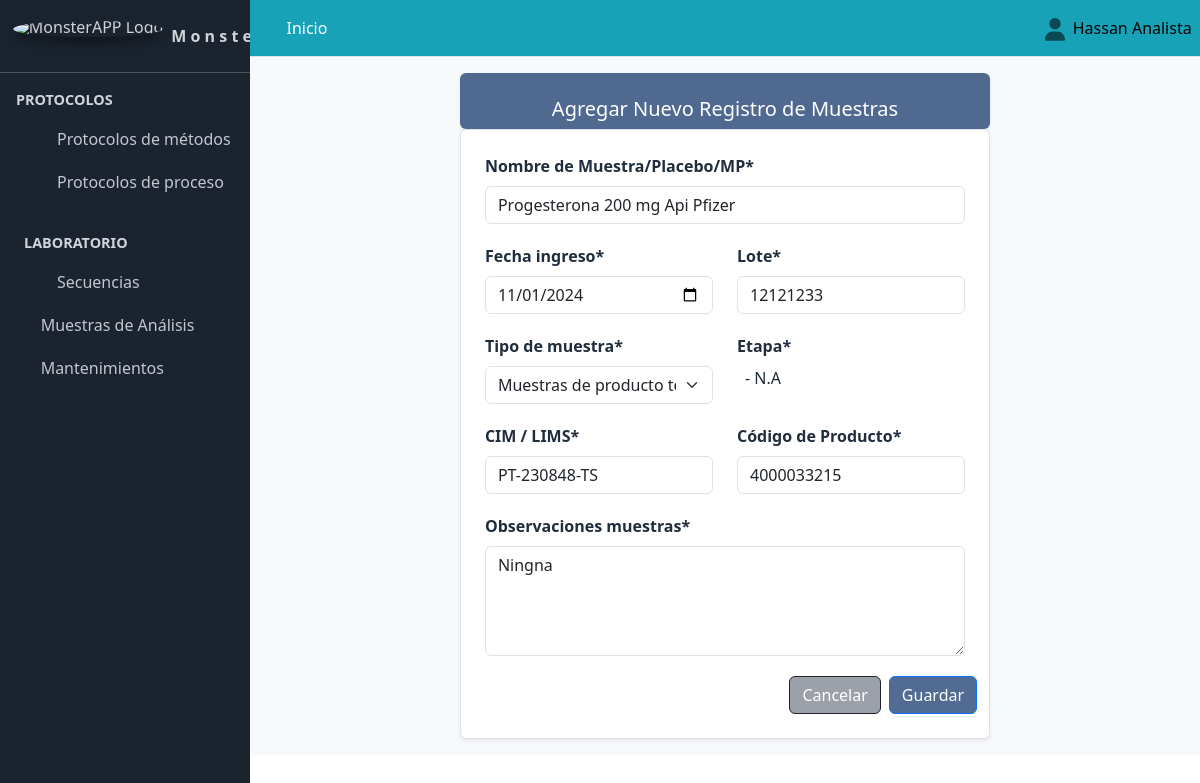
Page /duplicar_muestras/2/ (signed in) on the committed database.
### Aplicaciones/Protocolo_Metodos/models.py (models this page shows, shortened)
class Muestras_y_Placebos(models.Model):
    fecha_ingreso=models.DateField(verbose_name="Fecha de ingreso muestra", null=True, blank=False, help_text=u"AAAA/MM/DD")
    nombre_muestra=models.CharField(max_length=300, verbose_name="nombre de Muestra/Placebo/MP")
    tipo_muestra=models.ForeignKey(to=Tipo_muestra, on_delete=models.CASCADE, verbose_name="Tipo de muestra", null=True, blank=False)
    etapa=models.ForeignKey(to=Etapa, on_delete=models.CASCADE, verbose_name="Etapa", null=True, blank=False)
    codigo_muestra_interno=models.CharField(verbose_name="CIM / LIMS", max_length=90)
    codigo_muestra_producto=models.CharField(verbose_name="Código de Producto", max_length=90)
    lote_muestra=models.CharField(verbose_name="Lote", max_length=90)
    observaciones_muestras=models.TextField(max_length=300, verbose_name="Observaciones")
    class Condicion(models.TextChoices):
        ACTIVO = "Activo", "ACTIVO"
        PASIVO = "Pasivo", "PASIVO"
    condicion=models.CharField(max_length=90, choices=Condicion.choices, default=Condicion.ACTIVO, verbose_name="Condicion")
    class Meta:
        constraints = [
            models.UniqueConstraint(fields=['lote_muestra', 'etapa'], name='unique_intro'),
        ]

class Tipo_muestra(models.Model):
    tipo_muestra=models.CharField(verbose_name="Tipo de muestra", max_length=90, unique=True)
    class Condicion(models.TextChoices):
        ACTIVO = "Activo", "ACTIVO"
        PASIVO = "Pasivo", "PASIVO"
    condicion=models.CharField(max_length=90, choices=Condicion.choices, default=Condicion.ACTIVO, verbose_name="Condicion")
    def __str__(self):
        return(self.tipo_muestra)

class Etapa(models.Model):
    nombre_etapa=models.CharField(verbose_name="Etapa", max_length=90)
    ensayo=models.ForeignKey(to=Ensayo, on_delete=models.CASCADE, verbose_name="Ensayo", null=True, blank=False)
    class Condicion(models.TextChoices):
        ACTIVO = "Activo", "ACTIVO"
        PASIVO = "Pasivo", "PASIVO"
    condicion=models.CharField(max_length=90, choices=Condicion.choices, default=Condicion.ACTIVO, verbose_name="Condicion")
    class Meta:
        constraints = [
            models.UniqueConstraint(fields=['nombre_etapa', 'ensayo'], name='etapa'),
        ]
    def etapa(self):
        return "{} {}".format(self.nombre_etapa, self.ensayo)
    def __str__(self):
        return str(self.etapa())

class Ensayo(models.Model):
    nombre_ensayo=models.CharField(verbose_name="Ensayo", max_length=90, unique=True)
    class Condicion(models.TextChoices):
        ACTIVO = "Activo", "ACTIVO"
        PASIVO = "Pasivo", "PASIVO"
    condicion=models.CharField(max_length=90, choices=Condicion.choices, default=Condicion.ACTIVO, verbose_name="Condicion")
    def __str__(self):
        return(self.nombre_ensayo)

### Aplicaciones/Protocolo_Metodos/views.py (the view)
# urls.py: path("duplicar_muestras/<int:pk>/", views.duplicar_muestras, name="duplicar_muestras"),
@login_required
def duplicar_muestras(request, pk):
    titulo="Duplicar Muestras"
    muestra=Muestras_y_Placebos.objects.get(id=pk)
    muestras=Muestras_y_Placebos.objects.all()
    if request.method == "POST":
         form = ingresar_muestrasForm(request.POST)
         if form.is_valid():
           form.save()
           messages.success(request, "Registro creado correctamente")
           return redirect("muestras")
         else:
           messages.error(request, "Por favor revisa los datos ingresados; quizas le falta diligenciar un campo o los campos Lote y Etapa, coinciden con otro registro")
    else:
          form = ingresar_muestrasForm(instance=muestra)
    context={
    "titulo":titulo,
    "form":form,
    "protocolo_metodo": muestra,
    "protocolo_metodos":muestras,
}
    return render(request, "protocolo_metodos/duplicar_muestras.html", context)

### Aplicaciones/Protocolo_Metodos/forms.py
class ingresar_muestrasForm(forms.ModelForm):
    fecha_ingreso=forms.DateField(widget=NumberInput(attrs={'type': 'date'}))
    observaciones_muestras = forms.CharField(widget=forms.Textarea(attrs={'rows':4}))
    class Meta:
        fields = '__all__'
        model=Muestras_y_Placebos
        exclude=["condicion"]

### MONSTER_APP/templates/protocolo_metodos/duplicar_muestras.html (shortened to what this page needs)
{% extends "partial/body.html" %}
{% load crispy_forms_tags %}
{% load crispy_forms_filters %}
{% block contenido %}
{% load bootstrap5 %}
<link rel="stylesheet" href="https://unpkg.com/bootstrap@5.3.3/dist/css/bootstrap.min.css">
<link rel="stylesheet" href="https://unpkg.com/bs-brain@2.0.4/components/contacts/contact-1/assets/css/contact-1.css">
<link href="https://cdn.jsdelivr.net/npm/select2@4.1.0-rc.0/dist/css/select2.min.css" rel="stylesheet" />
<section class="bg-light py-3 py-md-3">
  <div class="container">
    <div class="row justify-content-lg-center">
      <div class="col-12 col-lg-7">
          <div class="shadow-sm overflow-hidden rounded " style="background-color: #1b3d70c2; ">
          <h5 class="text-white text-center  "><br>Agregar Nuevo Registro de Muestras</h5>
     </div>
        <div class="bg-white border rounded shadow-sm overflow-hidden">
          <form action="" id="myModelForm" method="POST">    {% csrf_token %}
            <div class="row gy-4 gy-xl-1 p-4 p-xl-4">
              <div class="col-12">
                {{ form.nombre_muestra|as_crispy_field  }}
              </div>
              <div class="col-12 col-md-6">
                {{ form.fecha_ingreso|as_crispy_field  }}
              </div>
              <div class="col-12 col-md-6">
                {{ form.lote_muestra|as_crispy_field  }}
              </div>
              <div class="col-12 col-md-6">
                {{ form.tipo_muestra|as_crispy_field  }}
              </div>
              <div class="col-12 col-md-6">
                {{ form.etapa|as_crispy_field  }}
              </div>
              <div class="col-12 col-md-6">
                {{ form.codigo_muestra_interno|as_crispy_field  }}
              </div>
              <div class="col-12 col-md-6">
                {{ form.codigo_muestra_producto|as_crispy_field  }}
              </div>
              <div class="col-12">
                {{ form.observaciones_muestras|as_crispy_field  }}
              </div>
            <div class="modal-footer">
              <a href="{% url 'muestras' %}" onclick='salir(event)' style="background-color: #7d848ec2;" class="btn btn-dark" >Cancelar</a>
              <button type="submit" onclick='confirmar(event)' class="btn btn-primary" style="background-color: #1b3d70c2;" >Guardar</button>
            </div>
          </form>
        </div>
      </div>
    </div>
  </div>
</section>
{% endblock contenido %}

### MONSTER_APP/templates/partial/navbar.html (shortened to what this page needs)
{% load static %}
  <nav class="main-header navbar navbar-expand  navbar-info navbar-light" >
    <ul class="navbar-nav">
      <li class="nav-item">
        <a class="nav-link" data-widget="pushmenu" href="#"><i class="fas fa-bars"></i></a>
      </li>
      {% if user.is_authenticated %}
      <li class="nav-item d-none d-sm-inline-block">
        <a href="{% url 'adm_inicio' %}" class="nav-link text-white">Inicio</a>
      </li>
      {% else %}
      <li class="nav-item d-none d-sm-inline-block">
        <a href="" class="nav-link text-white disabled">Inicio</a>
      </li>
      {% endif %}
    </ul>
    <ul class="navbar-nav ml-auto">
      <li class="nav-item dropdown ">
        <a class="nav-link" data-toggle="dropdown" href="#">
        </a>
        {% if user.is_authenticated %}
      </li>
    </ul>
<h7 class="text-black">{{ user.first_name }}&nbsp;&nbsp;</h7>
{% else %}
<a class="text-black" href="{% url 'sign_in' %}">Iniciar sesión</a>
{% endif %}
  </nav>

### rows in the picture
Muestras_y_Placebos: nombre_muestra "Progesterona 200 mg Api Pfizer", fecha_ingreso "11/01/2024", lote_muestra "12121233", etapa|as_crispy_field "Etapa *", codigo_muestra_interno "PT-230848-TS", codigo_muestra_producto "4000033215", observaciones_muestras "Ningna"
Tipo_muestra: tipo_muestra "Muestras de producto terminado"

### other values in the picture
{{ user.first_name }} "Hassan Analista"
